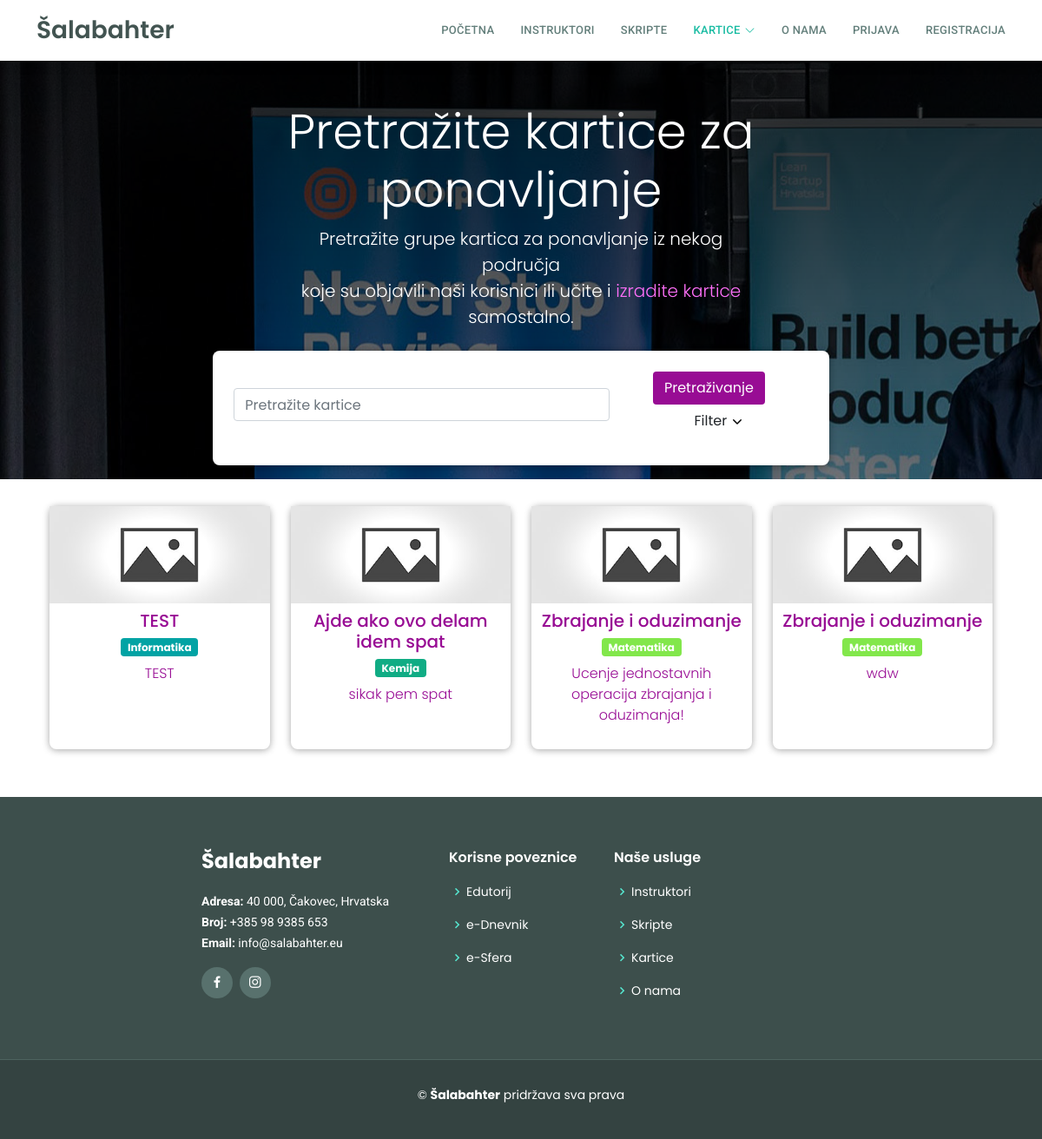
Page /kartice/index.php on the earlier database version.
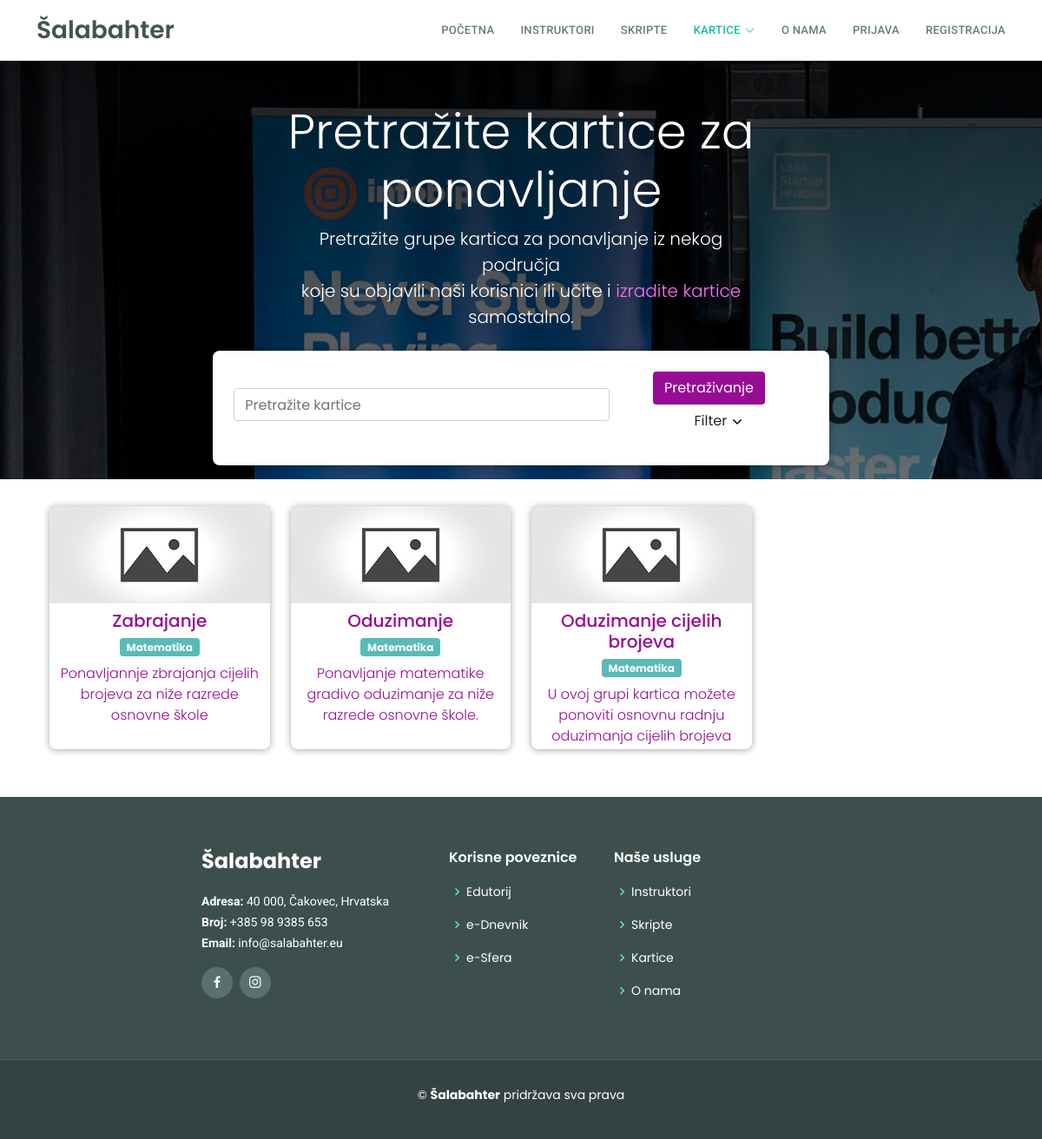
Same page on the later database version.
### tables this page shows
CREATE TABLE `grupekartica` (
  `grupa_id` int(11) NOT NULL,
  `grupa_naziv` varchar(255) DEFAULT NULL,
  `grupa_opis` text DEFAULT NULL,
  `datum_kreiranja` timestamp NOT NULL DEFAULT current_timestamp(),
  `vlasnik_id` int(11) DEFAULT NULL,
  `predmet_id` int(11) DEFAULT NULL,
  `javno` tinyint(1) DEFAULT 0,
  `broj_pregleda` int(11) DEFAULT 0
);

CREATE TABLE `predmeti` (
  `predmet_id` int(11) NOT NULL,
  `naziv_predmeta` varchar(255) DEFAULT NULL,
  `predmet_boja` varchar(255) NOT NULL,
  `slika_predmeta` varchar(255) DEFAULT NULL
);

### kartice/index.php (the view, shortened to what the changed rows need)
<?php
$con = require "../ukljucivanje/connection/spajanje.php";
include("../ukljucivanje/functions/funkcije.php");
if ($_SERVER["REQUEST_METHOD"] == "POST") {
    $searchTerm = $_POST["searchTerm"];
    $selectedSubject = $_POST["selectedSubject"];
    $sql = "SELECT * FROM grupekartica WHERE javno = 1";
    if (!empty($searchTerm)) {
        $sql .= " AND (grupa_naziv LIKE '%$searchTerm%' OR grupa_opis LIKE '%$searchTerm%')";
    }
    if (!empty($selectedSubject)) {
        $sql .= " AND predmet_id = '$selectedSubject'";
    }
    $result = $con->query($sql);
} else {
    $sql = "SELECT * FROM grupekartica WHERE javno = 1";
    $result = $con->query($sql);
}
?>
<!DOCTYPE html>
<html lang="hr">
<head>
    <?php include '../assets/css/stiliranjeSporedno.php'; ?>
    <link href="../assets/css/kartice.css" rel="stylesheet">
</head>
<body>
    <?php include '../ukljucivanje/header.php';
    ?>
    <div class="justify-content-md-center mb-4">
        <div class="hero-section text-center" style="background: linear-gradient(rgba(0, 0, 0, 0.8), rgba(0, 0, 0, 0.5)), url(../assets/img/leanv2.jpg);">
            <div class="container ">
                <div class="row">
                    <div class="col-lg-6 mx-auto mt-5">
                        <h1 class="display-4 " style="color: #FFFFFF;">Pretražite kartice za ponavljanje</h1>
                    </div>
                </div>
            </div>
        </div>
        <div class="container pt-2">
            <div class="main-body">
                <div class="row">
                    <div class="col">
                        <div class="row">
                            <?php
                            if (isset($result) > 0) :
                                while ($row = $result->fetch_assoc()) :
                                    $predmet_id = $row['predmet_id'];
                                    $predmetGrupe = "SELECT  naziv_predmeta, predmet_boja FROM  predmeti WHERE predmet_id = $predmet_id";
                                    $rezultatPredmeta = $con->query($predmetGrupe);
                            ?>
                                    <div class="col-sm-3 mb-3 ">
                                        <a href="grupa.php?grupa_id='<?php echo $row['grupa_id'];  ?> '">
                                            <div class="card" style="height: 280px;">
                                                <?php
                                                echo  '<img src="../assets/img/predmeti/novipredmet.jpg" style="width: 100%; height: 112px; object-fit: cover;">';
                                                ?>
                                                <div class="card-body d-flex flex-column justify-content-between p-0 ">
                                                    <div class="d-flex flex-column align-items-center text-center ml-2 mr-2" style="height: 100%; display: flex; flex-direction: column; ">
                                                        <h5 class="card-title pt-2" style="color: #980c94;">
                                                            <?php echo (strlen($row["grupa_naziv"]) > 40) ? substr($row["grupa_naziv"], 0, 40) . '...' : $row["grupa_naziv"]; ?>
                                                        </h5>
                                                        <?php
                                                        if ($rezultatPredmeta->num_rows > 0) :
                                                            while ($predmetRed = $rezultatPredmeta->fetch_assoc()) :
                                                                $naziv_predmeta = $predmetRed['naziv_predmeta'];
                                                                $predmetBoja = $predmetRed['predmet_boja'];
                                                        ?>
                                                                <p class="badge mb-2" style="background-color: <?php echo $predmetBoja; ?>;"><?php echo $naziv_predmeta; ?></p>
                                                        <?php
                                                            endwhile;
                                                        endif;
                                                        ?>
                                                        <p class="card-text poppins-light mb-0">
                                                            <?php echo (strlen($row["grupa_opis"]) > 120) ? substr($row["grupa_opis"], 0, 120) . '...' : $row["grupa_opis"]; ?>
                                                        </p>
                                                    </div>
                                                </div>
                                            </div>
                                        </a>
                                    </div>
                            <?php
                                endwhile;
                            else :
                                echo "<p class='col'>Nema rezultata.</p>";
                            endif;
                            ?>
                        </div>
                    </div>
                </div>
            </div>
        </div>
    </div>
</body>
</html>

Differences in the rows shown:
removed grupekartica: grupa_naziv "TEST", grupa_opis "TEST"
no longer on this page (row unchanged): predmeti: naziv_predmeta "Informatika", shown under "TEST"
removed grupekartica: grupa_naziv "Ajde ako ovo delam idem spat", grupa_opis "sikak pem spat"
no longer on this page (row unchanged): predmeti: naziv_predmeta "Kemija", shown under "Ajde ako ovo delam idem spat"
removed grupekartica: grupa_naziv "Zbrajanje i oduzimanje", grupa_opis "Ucenje jednostavnih operacija zbrajanja i oduzimanja!", predmeti (naziv_predmeta "Matematika")
removed grupekartica: grupa_naziv "Zbrajanje i oduzimanje", grupa_opis "wdw", predmeti (naziv_predmeta "Matematika")
added grupekartica: grupa_naziv "Zabrajanje", grupa_opis "Ponavljannje zbrajanja cijelih brojeva za niže razrede osnovne škole", predmeti (naziv_predmeta "Matematika")
added grupekartica: grupa_naziv "Oduzimanje", grupa_opis "Ponavljanje matematike gradivo oduzimanje za niže razrede osnovne škole.", predmeti (naziv_predmeta "Matematika")
added grupekartica: grupa_naziv "Oduzimanje cijelih brojeva", grupa_opis "U ovoj grupi kartica možete ponoviti osnovnu radnju oduzimanja cijelih brojeva", predmeti (naziv_predmeta "Matematika")
